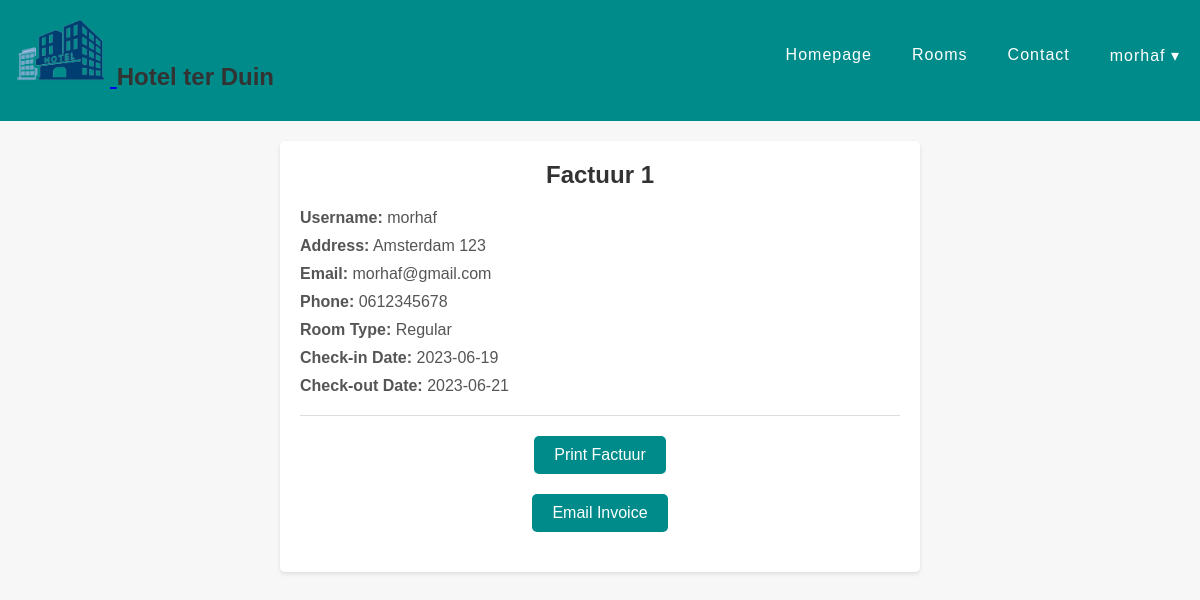
The page /hotelterduin/php/clientside/thankyou.php (signed in) on the database as committed earlier.
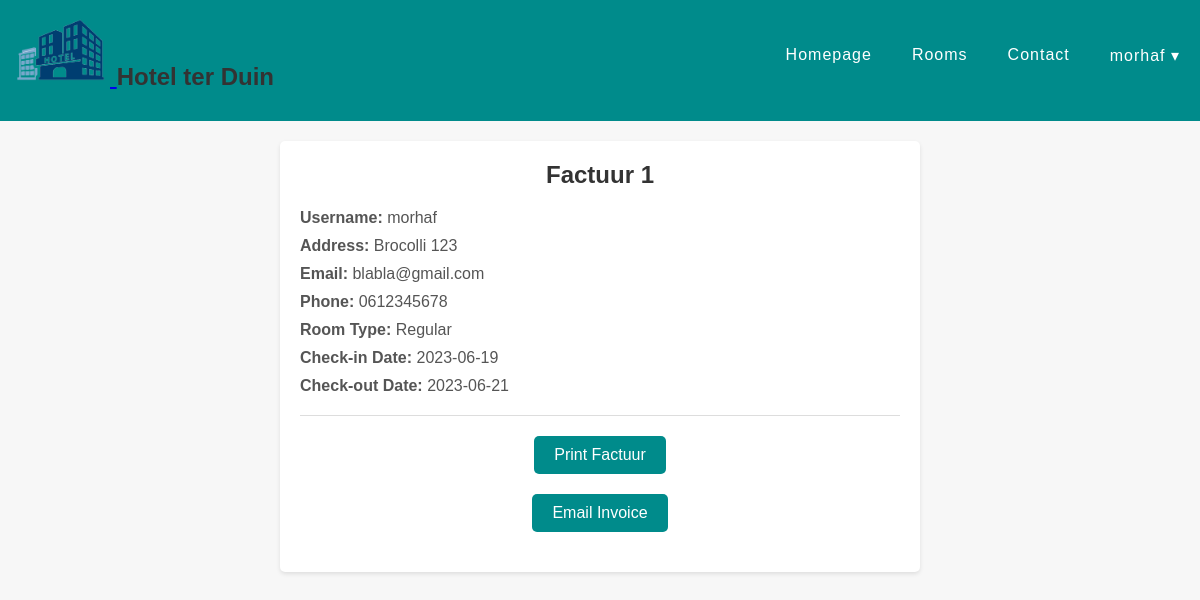
The same page on the database as committed later.
### tables this page shows
CREATE TABLE `reservations` (
  `reservation_id` int(11) NOT NULL,
  `user_id` int(11) DEFAULT NULL,
  `room_id` int(11) DEFAULT NULL,
  `check_in_date` date NOT NULL,
  `check_out_date` date NOT NULL
);

CREATE TABLE `users` (
  `user_id` int(11) NOT NULL,
  `username` varchar(50) NOT NULL,
  `password` varchar(50) NOT NULL,
  `role` varchar(20) NOT NULL,
  `address` varchar(100) NOT NULL,
  `email` varchar(100) NOT NULL,
  `phone` varchar(20) NOT NULL
);

CREATE TABLE `rooms` (
  `room_id` int(11) NOT NULL,
  `room_type` varchar(50) NOT NULL,
  `description` varchar(100) DEFAULT NULL,
  `available` int(11) NOT NULL
);

### hotelterduin/php/clientside/thankyou.php (the view, shortened to what this page needs)
<?php
$db = new Db();
$PDO = $db->getPDO();
$user_id = $_SESSION['user_id'];
try {
    $invoiceSql = "SELECT r.check_in_date, r.check_out_date, u.username, u.address, u.email, u.phone, rt.room_type
                   FROM reservations AS r
                   INNER JOIN users AS u ON r.user_id = u.user_id
                   INNER JOIN rooms AS rt ON r.room_id = rt.room_id
                   WHERE u.user_id = :user_id";
    $invoiceStmt = $PDO->prepare($invoiceSql);
    $invoiceStmt->bindParam(':user_id', $user_id);
    $invoiceStmt->execute();
    $invoices = $invoiceStmt->fetchAll(PDO::FETCH_ASSOC);
} catch (PDOException $e) {
    echo "Error: " . $e->getMessage();
}
?>
<!DOCTYPE html>
<html lang="en">
<head>
    <link rel="stylesheet" href="../../css/style.css">
    <link rel="stylesheet" href="../../css/navbar.css">
    <link rel="stylesheet" href="../../css/factuur.css">
</head>
<body>
    <header>
        <?php include '../../templates/navbar.php'; ?>
    </header>
    <main class="main">
        <?php $counter = 1; ?>
        <?php foreach ($invoices as $invoice) { ?>
            <h1>Factuur <?php echo $counter; ?></h1>
            <ul>
                <li><strong>Username:</strong> <?php echo $invoice['username']; ?></li>
                <li><strong>Address:</strong> <?php echo $invoice['address']; ?></li>
                <li><strong>Email:</strong> <?php echo $invoice['email']; ?></li>
                <li><strong>Phone:</strong> <?php echo $invoice['phone']; ?></li>
                <li><strong>Room Type:</strong> <?php echo $invoice['room_type']; ?></li>
                <li><strong>Check-in Date:</strong> <?php echo $invoice['check_in_date']; ?></li>
                <li><strong>Check-out Date:</strong> <?php echo $invoice['check_out_date']; ?></li>
            </ul>
            <hr>
            <?php $counter++; ?>
        <?php } ?>
        <button class="print-button" onclick="window.print()">Print Factuur</button>
        <?php if (!isset($_POST['sendEmail'])) { ?>
            <div class="email-form">
                <form method="post" action="">
                    <input type="submit" name="sendEmail" class="print-button" value="Email Invoice">
                </form>
            </div>
        <?php } ?>
    </main>
</body>
</html>

Rows that differ between the two databases and show on the page:
changed through a linked row, reservations "morhaf": user.address "Amsterdam 123" → "Brocolli 123"; user.email "morhaf@gmail.com" → "blabla@gmail.com"
